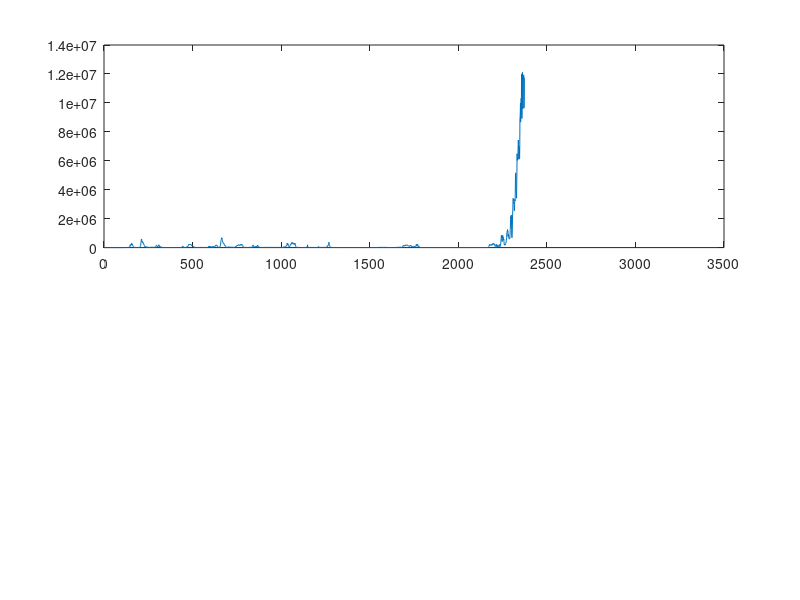

The MATLAB script that drew this image: (Note: this script raises an error after producing the figure.)
% Power Received

clear; close all;

timeToAverage = 100; % Average 100 ms

load('powerArray.mat');
dataCount = length(powerArray);
saveIndex = 1;

for index = 1:(timeToAverage):(dataCount - timeToAverage)
    startPoint = index;
    endPoint = startPoint + timeToAverage - 1;
    averagedData(saveIndex) = mean(powerArray(1, startPoint:endPoint));
    saveIndex = saveIndex + 1;
end
NANs = nan(1, (3000 - 2372));
averagedData = [averagedData, NANs];

figure()
subplot(2,1,1)
plot(averagedData);
title('Power Received (' + string(timeToAverage) + ' ms)');
xlabel('Time (ms)');
ylabel('Power...?');
xlim([0 3000]);
ylim([0 (10^6)]);

%% Data from VehicleLineOfSightToUS189

X = [527 552 552 566 566 568.3 568.3 571 571 575 575 581 581 584.8 584.8 596 596 603 603 611 611 629 629 656 656 661 661 680 680 682 682 722 722 732 732 771.5 771.5 805 805];
X1 = X - 527;
Y1 = [1 1  0 0 1 1 0 0 1 1 0 0 1 1 0 0 1 1 0 0 1 1 0 0 1 1 0 0 1 1 0 0 1 1 0 0 1 1 nan];


subplot(2,1,2);
plot(X1, Y1, 'LineWidth',2);
ylim([0 1.5]);
xlim([0 300]);
ylabel('Line of Sight');
xlabel('Time Elapsed (s)');
